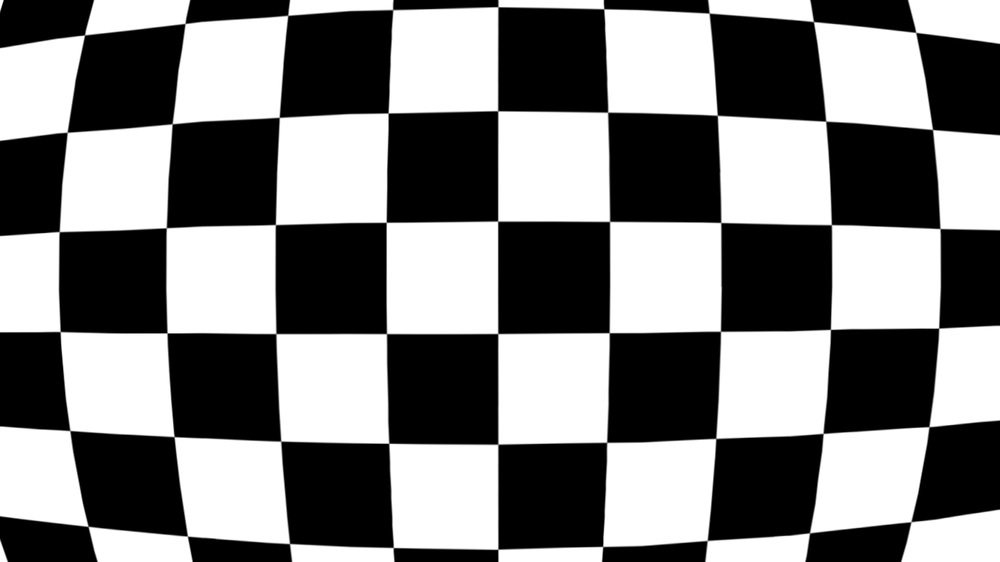
#> input picture rasp/chessboard.png, 1000 x 562 px, shrunk from 2304 x 1296 before the run; its folder holds only this picture in this run
$ python main.py chessboard.png out.png
#> lines starting #> are read from the running program, lines starting #| are printed output that depends on the picture
#from __future__ import print_function
import numpy as np
import cv2
import glob
#from matplotlib import pyplot as plt
from common import *
import os

import sys


def splitfn(file_path):
    file_path_parts = file_path.split(sep=os.sep)
    _path = os.path.join(*file_path_parts[:-1])
    file_name = file_path_parts[-1]
    file_name_parts = file_name.split(sep='.')
    return _path, file_name_parts[0], file_name_parts[1]

img_names_undistort = [img for img in glob.glob(sys.argv[1])]
new_path = "/"

camera_matrix = np.array( [[2.21683667e+04, 0.00000000e+00, 1.20839386e+03],
 [0.00000000e+00, 1.90955028e+04, 6.41530623e+02],
 [0.00000000e+00, 0.00000000e+00, 1.00000000e+00]]);
dist_coefs = np.array([-1.05181947e+01, -4.46597883e+03, -2.48306773e-02, -1.96381917e-01, -2.28701265e+01]);

i = 0

#for img_found in img_names_undistort:
while i < len(img_names_undistort):
        img = cv2.imread(img_names_undistort[i])
#> img is the input picture: shape (562, 1000, 3); min 0, max 255, mean 127.6
        img = cv2.cvtColor(img, cv2.COLOR_BGR2RGB)

        h,  w = img.shape[:2]
#> h = 562; w = 1000
        newcameramtx, roi = cv2.getOptimalNewCameraMatrix(camera_matrix, dist_coefs, (w, h), 1, (w, h))
#> roi = (144, 106, 854, 452)

        dst = cv2.undistort(img, camera_matrix, dist_coefs, None, newcameramtx)
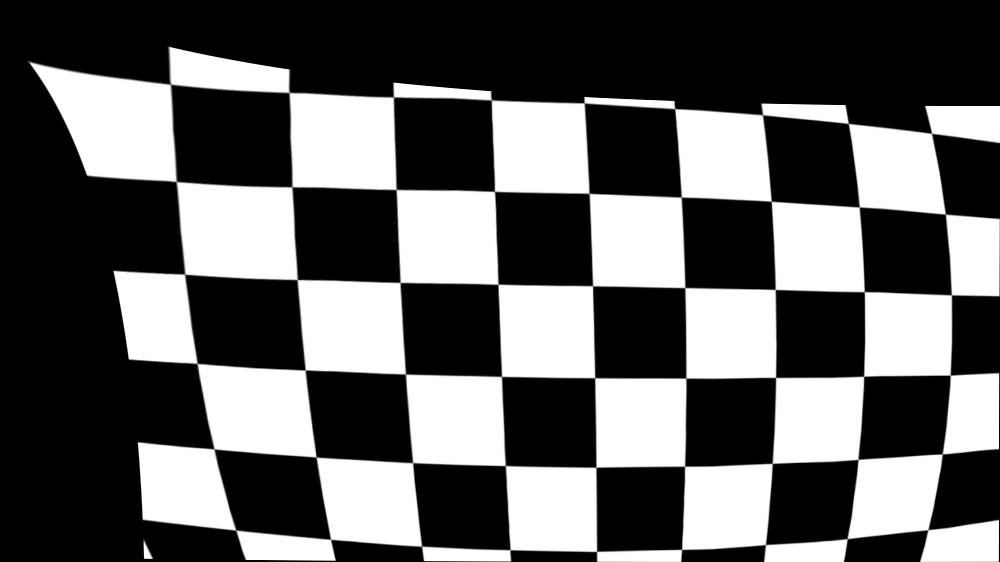
#> dst: shape (562, 1000, 3); min 0, max 255, mean 96.4

        dst = cv2.cvtColor(dst, cv2.COLOR_BGR2RGB)

        # crop and save the image
        x, y, w, h = roi
#> x = 144; y = 106; w = 854; h = 452
        #dst = dst[y:y+h-50, x+70:x+w-20]

        name = img_names_undistort[i].split("/")
        print(name)
        #name = name[6].split(".")
        name = name[0]
        full_name = new_path + name + '.jpg'

        #outfile = img_names_undistort + '_undistorte.png'
        print('Undistorted image written to: %s' % full_name)
        cv2.imwrite(sys.argv[2], dst)
        i = i + 1
